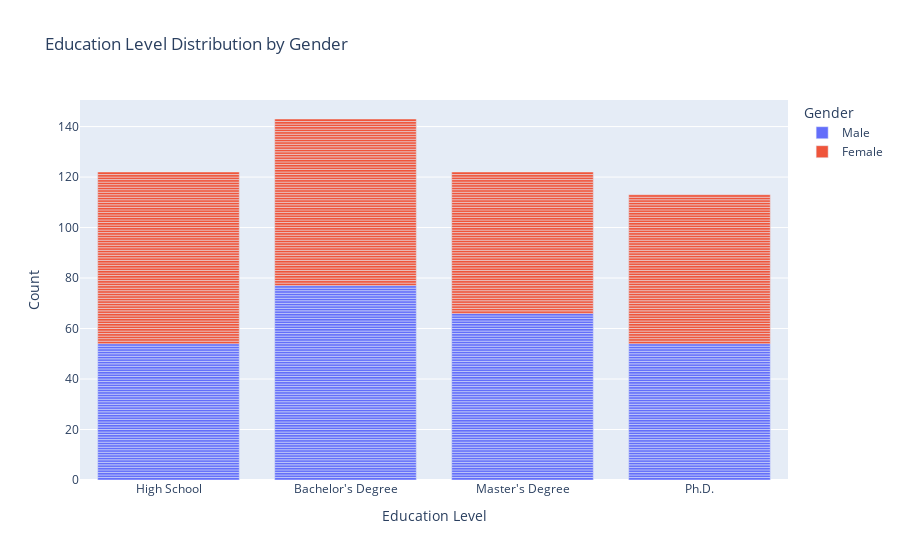

The code cell stored with this chart in its notebook:
### Code cell
# education level distribution by gender
education_order = ["High School", "Bachelor's Degree", "Master's Degree", "Ph.D."]
fig = px.bar(data, x="Education Level", color="Gender", 
             category_orders={"Education Level": education_order},
             title="Education Level Distribution by Gender")

fig.update_layout(xaxis_title="Education Level", yaxis_title="Count")
fig.show()

### Figure 1 — Plotly figure (JSON) as saved in the notebook; plotly's stock layout.template omitted (floating-point values rounded to 4 significant figures; data arrays with more than 128 entries replaced by an {"elided": "..."} marker saying what was removed)
{"data": [{"alignmentgroup": "True", "hovertemplate": "Gender=Male<br>Education Level=%{x}<br>count=%{y}<extra></extra>", "legendgroup": "Male", "marker": {"color": "#636efa", "pattern": {"shape": ""}}, "name": "Male", "offsetgroup": "Male", "orientation": "v", "showlegend": true, "textposition": "auto", "type": "bar", "x": {"elided": "251 str values"}, "xaxis": "x", "y": {"elided": "251 int values"}, "yaxis": "y"}, {"alignmentgroup": "True", "hovertemplate": "Gender=Female<br>Education Level=%{x}<br>count=%{y}<extra></extra>", "legendgroup": "Female", "marker": {"color": "#EF553B", "pattern": {"shape": ""}}, "name": "Female", "offsetgroup": "Female", "orientation": "v", "showlegend": true, "textposition": "auto", "type": "bar", "x": {"elided": "249 str values"}, "xaxis": "x", "y": {"elided": "249 int values"}, "yaxis": "y"}], "layout": {"barmode": "relative", "legend": {"title": {"text": "Gender"}, "tracegroupgap": 0}, "title": {"text": "Education Level Distribution by Gender"}, "xaxis": {"anchor": "y", "categoryarray": ["High School", "Bachelor's Degree", "Master's Degree", "Ph.D."], "categoryorder": "array", "domain": [0, 1], "title": {"text": "Education Level"}}, "yaxis": {"anchor": "x", "domain": [0, 1], "title": {"text": "Count"}}}}
